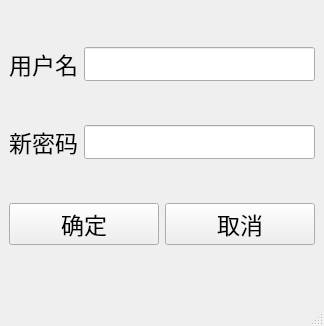
<?xml version="1.0" encoding="UTF-8"?>
<ui version="4.0">
 <class>MainWindow</class>
 <widget class="QMainWindow" name="MainWindow">
  <property name="geometry">
   <rect>
    <x>0</x>
    <y>0</y>
    <width>324</width>
    <height>326</height>
   </rect>
  </property>
  <property name="font">
   <font>
    <pointsize>17</pointsize>
   </font>
  </property>
  <property name="windowTitle">
   <string>更新</string>
  </property>
  <widget class="QWidget" name="centralwidget">
   <layout class="QVBoxLayout" name="verticalLayout">
    <item>
     <layout class="QHBoxLayout" name="horizontalLayout">
      <item>
       <widget class="QLabel" name="label">
        <property name="text">
         <string>用户名</string>
        </property>
       </widget>
      </item>
      <item>
       <widget class="QLineEdit" name="username_ledit"/>
      </item>
     </layout>
    </item>
    <item>
     <layout class="QHBoxLayout" name="horizontalLayout_2">
      <item>
       <widget class="QLabel" name="label_2">
        <property name="text">
         <string>新密码</string>
        </property>
       </widget>
      </item>
      <item>
       <widget class="QLineEdit" name="password_ledit"/>
      </item>
     </layout>
    </item>
    <item>
     <layout class="QHBoxLayout" name="horizontalLayout_3">
      <item>
       <widget class="QPushButton" name="enter_button">
        <property name="text">
         <string>确定</string>
        </property>
       </widget>
      </item>
      <item>
       <widget class="QPushButton" name="cancel_button">
        <property name="text">
         <string>取消</string>
        </property>
       </widget>
      </item>
     </layout>
    </item>
   </layout>
  </widget>
  <widget class="QStatusBar" name="statusbar"/>
 </widget>
 <resources/>
 <connections/>
</ui>
